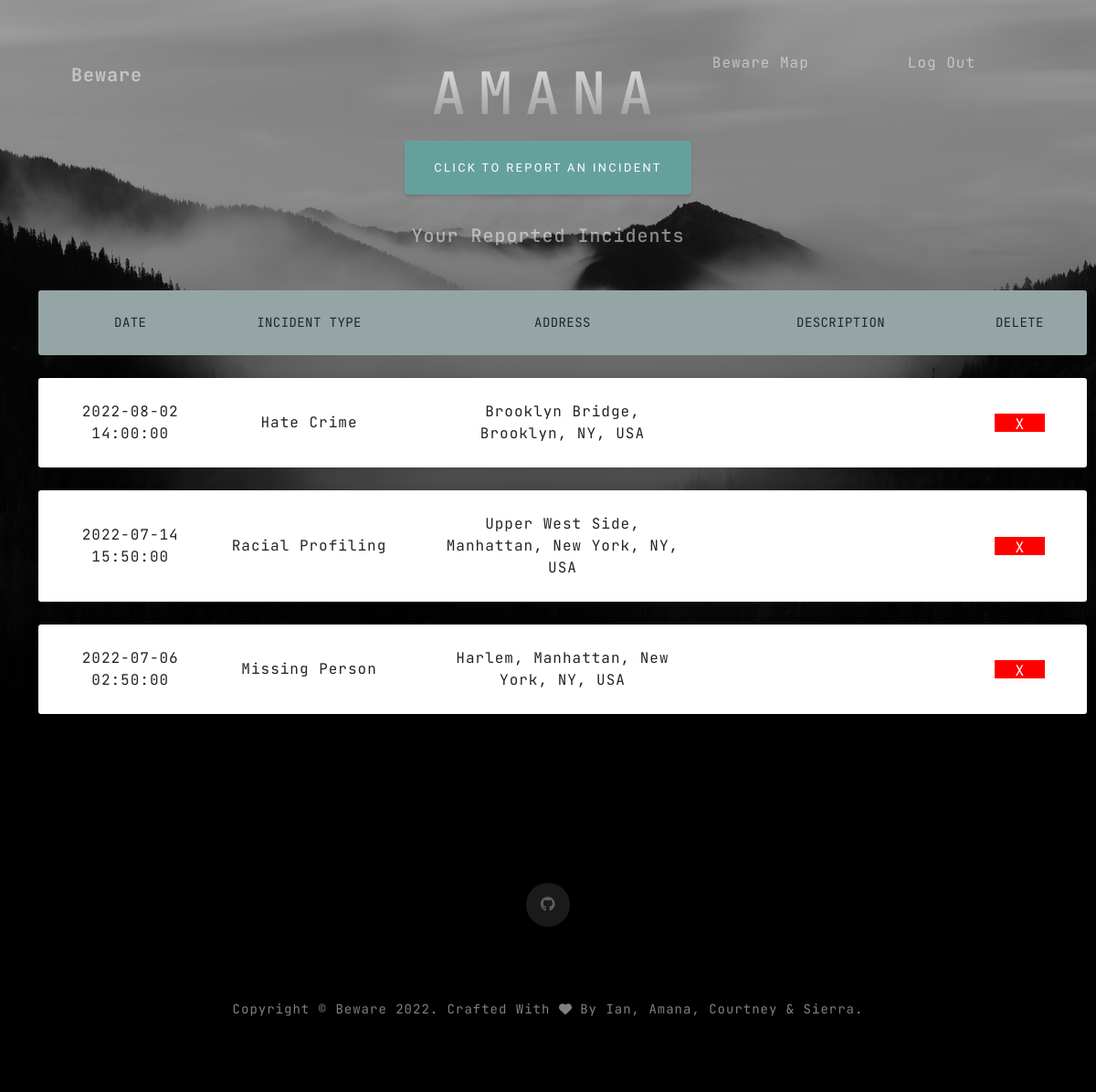
Screenshot of /myprofile (signed in) with the database file from the repository.
### model.py (models this page shows, shortened)
class Report(db.Model):
    id = db.Column(db.Integer, primary_key=True)
    address = db.Column(db.String(200), nullable=False)
    incident = db.Column(db.String(50), nullable=False)
    date = db.Column(db.DateTime(), nullable=False)
    description = db.Column(db.String(500), nullable=False)
    latitude = db.Column(db.String(10), nullable=False)
    longitude = db.Column(db.String(10), nullable=False)
    username = db.Column(db.String(20), nullable=False)
    image_file = db.Column(db.String(20), nullable = True)

### beware.py (the view)
@app.route("/myprofile")
def profile():
    if session.get('username'):
        return render_template('profile.html', user_reports= Report.query.filter_by(username=session['username']).all(), username= session['username'], types = types)
    else:
        return redirect(url_for('home'))

### templates/profile.html (shortened to what this page needs)
{% extends 'layout.html' %}
{% block navbar %}
<nav class="navbar navbar-expand-lg navbar-light fixed-top" id="mainNav">
    <div class="container px-4 px-lg-5">
        <a class="navbar-brand" href="{{ url_for('home') }}">Beware</a>
        <div class="collapse navbar-collapse" id="navbarResponsive">
            <ul class="navbar-nav ms-auto">
                <li class="nav-item"><a class="nav-link" href="{{ url_for('beware_map') }}">Beware Map</a></li>
                {% if session.username%}
                <li class="nav-item"><a class="nav-link" href="{{ url_for('logout') }}">Log Out</a></li>
                {%else%}
                <li class="nav-item"><a class="nav-link" href="{{ url_for('login') }}">Log In</a></li>
                {%endif%}
            </ul>
        </div>
    </div>
</nav>
{% endblock %}
{% block masthead %}
<header class="masthead">
    <div class="container px-4 px-lg-5 d-flex h-100 align-items-center justify-content-center">
        <div class="d-flex justify-content-center">
            <div class="text-center">
                <h1 class="mx-auto my-0 text-uppercase" style="font-size:4em; margin-top:50px!important;">{{username}}</h1>
                <a class="btn btn-primary" style="margin-left: auto; margin-right: auto; margin-bottom:25px;" href="{{ url_for('report') }}">Click to report an incident</a>
                <div class="user-report-table" >
                    <h2 class="text-white-50 mx-auto mt-2 mb-5">Your Reported Incidents</h2>
                    <ul class="responsive-table">
                        <li class="table-header">
                        <div class="col col-1">Date</div>
                        <div class="col col-2">Incident Type</div>
                        <div class="col col-3">Address</div>
                        <div class="col col-4">Description</div>
                        <div class="col col-5">Delete</div>
                        </li>
                        {% for item in user_reports %}
                        <li class="table-row">
                        <div class="col col-1" data-label="Date">{{item.date}}</div>
                        <div class="col col-2" data-label="Incident">{{types[item.incident]}}</div>
                        <div class="col col-3" data-label="Address">{{item.address}}</div>
                        <button type="button" class="col-5 delete"  onclick="delete_request({{item.id}})">X</button></span></a>
                        </li>
                        {% endfor %}
                    </ul>
                </div>
            </div>
        </div>
    </div>
</header>
{% endblock %}

### templates/layout.html (shortened to what this page needs)
<!DOCTYPE html>
<html lang="en">
    <head>
        <link href="{{url_for('static', filename='css/styles.css')}}" rel="stylesheet" />
    </head>
    <body id="page-top">
        {% block navbar %} {% endblock %}
        {% block masthead %} {% endblock %}
        <section class="contact-section bg-black">
            <div class="container px-4 px-lg-5">
                <div class="row gx-4 gx-lg-5">
                <div class="social d-flex justify-content-center">
                    <a class="mx-2" href="https://github.com/hammonds185/beware"><i class="fab fa-github"></i></a>
                </div>
            </div>
        </section>
        <footer class="footer bg-black small text-center text-white-50"><div class="container px-4 px-lg-5">Copyright &copy; Beware 2022. Crafted With <i class="fa fa-heart"></i> By Ian, Amana, Courtney & Sierra. </div></footer>
    </body>
</html>

### templates/profile.html (style rules this page uses)
header { height: auto !important; }

### rows the page displays
Report: date "2022-08-02 14:00:00", incident "Hate Crime", address "Brooklyn Bridge, Brooklyn, NY, USA"
Report: date "2022-07-14 15:50:00", incident "Racial Profiling", address "Upper West Side, Manhattan, New York, NY, USA"
Report: date "2022-07-06 02:50:00", incident "Missing Person", address "Harlem, Manhattan, New York, NY, USA"

### other values shown
{{ username }} "AMANA"
